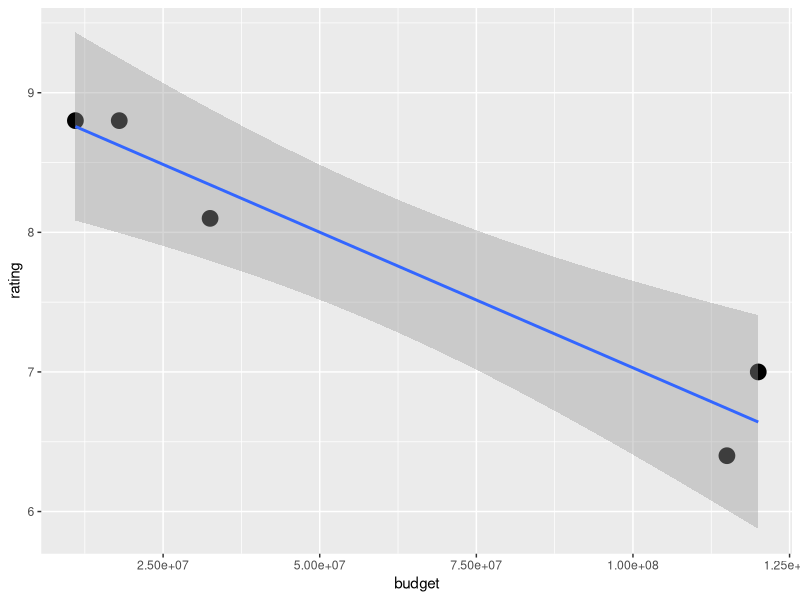

Write the R code that produced this figure.
library(methods)
library(ggplot2)

# Load data
movies <- read.csv("movie-data.csv")


# Generate and explort scatterplot
s.plot <- qplot(budget, rating, data = movies, size = I(5)) + stat_smooth(method = "lm")

ggsave(filename = "movie-scatterplot.png", plot = s.plot, width = 4, height = 4)